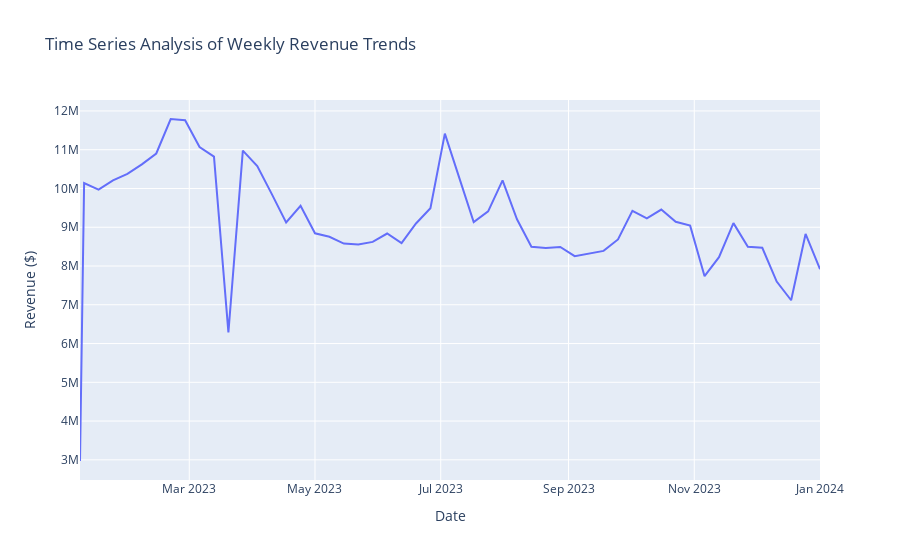
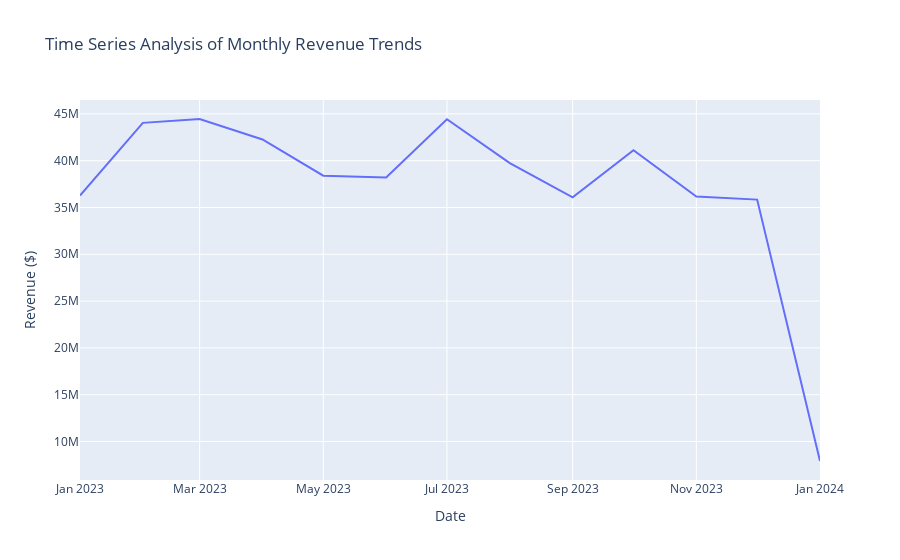

Notebook code for these charts, in order:
### Markdown cell above
Weekly & Monthly Revenue Trends (Whole market)

Theres a huge dip in march, but interestingly it only shows the sharp dip on the weekly chart. the monthly chart tells a different story. However, the last month shows significantly lower sales, likely due to a recall.

### Code cell
# Load data from the Weekly sheet
weekly_data = pd.read_excel('../Customer_Success_Engineer_-_Project_Data.xlsx', sheet_name='Weekly', header=1)

# Load data from the Monthly sheet
monthly_data = pd.read_excel('../Customer_Success_Engineer_-_Project_Data.xlsx', sheet_name='Monthly', header=1)

# Processing for weekly_data
weekly_data['Week'] = weekly_data['Week'].str.split(' - ').str[0].str.strip()
weekly_data['Week'] = pd.to_datetime(weekly_data['Week'], errors='coerce')
weekly_data.sort_values('Week', inplace=True)
weekly_revenue = weekly_data.groupby('Week')['Revenue'].sum().reset_index()

# Processing for monthly_data
# Combining 'Year' and 'Month' to form a datetime object
monthly_data['Month'] = pd.to_datetime(monthly_data['Year'].astype(str) + '-' + monthly_data['Month'], format='%Y-%B', errors='coerce')
monthly_data.sort_values('Month', inplace=True)
monthly_revenue = monthly_data.groupby('Month')['Revenue'].sum().reset_index()

# Plotting weekly revenue trends
fig_weekly = px.line(weekly_revenue, x='Week', y='Revenue',
              title='Time Series Analysis of Weekly Revenue Trends',
              labels={'Revenue': 'Total Revenue', 'Week': 'Date'})

fig_weekly.update_layout(xaxis_title='Date', yaxis_title='Revenue ($)')
fig_weekly.show()

# Plotting monthly revenue trends
fig_monthly = px.line(monthly_revenue, x='Month', y='Revenue',
              title='Time Series Analysis of Monthly Revenue Trends',
              labels={'Revenue': 'Total Revenue', 'Month': 'Date'})

fig_monthly.update_layout(xaxis_title='Date', yaxis_title='Revenue ($)')
fig_monthly.show()

### Figure 1 — Plotly figure (JSON) as saved in the notebook; plotly's stock layout.template omitted (floating-point values rounded to 4 significant figures)
{"data": [{"hovertemplate": "Date=%{x}<br>Total Revenue=%{y}<extra></extra>", "legendgroup": "", "line": {"color": "#636efa", "dash": "solid"}, "marker": {"symbol": "circle"}, "mode": "lines", "name": "", "orientation": "v", "showlegend": false, "type": "scatter", "x": ["2023-01-07T00:00:00", "2023-01-09T00:00:00", "2023-01-16T00:00:00", "2023-01-23T00:00:00", "2023-01-30T00:00:00", "2023-02-06T00:00:00", "2023-02-13T00:00:00", "2023-02-20T00:00:00", "2023-02-27T00:00:00", "2023-03-06T00:00:00", "2023-03-13T00:00:00", "2023-03-20T00:00:00", "2023-03-27T00:00:00", "2023-04-03T00:00:00", "2023-04-10T00:00:00", "2023-04-17T00:00:00", "2023-04-24T00:00:00", "2023-05-01T00:00:00", "2023-05-08T00:00:00", "2023-05-15T00:00:00", "2023-05-22T00:00:00", "2023-05-29T00:00:00", "2023-06-05T00:00:00", "2023-06-12T00:00:00", "2023-06-19T00:00:00", "2023-06-26T00:00:00", "2023-07-03T00:00:00", "2023-07-10T00:00:00", "2023-07-17T00:00:00", "2023-07-24T00:00:00", "2023-07-31T00:00:00", "2023-08-07T00:00:00", "2023-08-14T00:00:00", "2023-08-21T00:00:00", "2023-08-28T00:00:00", "2023-09-04T00:00:00", "2023-09-11T00:00:00", "2023-09-18T00:00:00", "2023-09-25T00:00:00", "2023-10-02T00:00:00", "2023-10-09T00:00:00", "2023-10-16T00:00:00", "2023-10-23T00:00:00", "2023-10-30T00:00:00", "2023-11-06T00:00:00", "2023-11-13T00:00:00", "2023-11-20T00:00:00", "2023-11-27T00:00:00", "2023-12-04T00:00:00", "2023-12-11T00:00:00", "2023-12-18T00:00:00", "2023-12-25T00:00:00", "2024-01-01T00:00:00"], "xaxis": "x", "y": [2970000.0, 10140000.0, 9970000.0, 10210000.0, 10380000.0, 10620000.0, 10900000.0, 11790000.0, 11760000.0, 11070000.0, 10820000.0, 6289000.0, 10980000.0, 10580000.0, 9861000.0, 9123000.0, 9552000.0, 8843000.0, 8754000.0, 8579000.0, 8557000.0, 8623000.0, 8839000.0, 8590000.0, 9097000.0, 9491000.0, 11420000.0, 10260000.0, 9133000.0, 9409000.0, 10210000.0, 9205000.0, 8498000.0, 8465000.0, 8491000.0, 8255000.0, 8322000.0, 8391000.0, 8686000.0, 9424000.0, 9231000.0, 9457000.0, 9142000.0, 9042000.0, 7739000.0, 8229000.0, 9107000.0, 8497000.0, 8471000.0, 7598000.0, 7117000.0, 8827000.0, 7919000.0], "yaxis": "y"}], "layout": {"legend": {"tracegroupgap": 0}, "title": {"text": "Time Series Analysis of Weekly Revenue Trends"}, "xaxis": {"anchor": "y", "domain": [0, 1], "title": {"text": "Date"}}, "yaxis": {"anchor": "x", "domain": [0, 1], "title": {"text": "Revenue ($)"}}}}

### Figure 2 — Plotly figure (JSON) as saved in the notebook; plotly's stock layout.template omitted (floating-point values rounded to 4 significant figures)
{"data": [{"hovertemplate": "Date=%{x}<br>Total Revenue=%{y}<extra></extra>", "legendgroup": "", "line": {"color": "#636efa", "dash": "solid"}, "marker": {"symbol": "circle"}, "mode": "lines", "name": "", "orientation": "v", "showlegend": false, "type": "scatter", "x": ["2023-01-01T00:00:00", "2023-02-01T00:00:00", "2023-03-01T00:00:00", "2023-04-01T00:00:00", "2023-05-01T00:00:00", "2023-06-01T00:00:00", "2023-07-01T00:00:00", "2023-08-01T00:00:00", "2023-09-01T00:00:00", "2023-10-01T00:00:00", "2023-11-01T00:00:00", "2023-12-01T00:00:00", "2024-01-01T00:00:00"], "xaxis": "x", "y": [36270000.0, 44040000.0, 44450000.0, 42260000.0, 38400000.0, 38210000.0, 44430000.0, 39740000.0, 36080000.0, 41120000.0, 36160000.0, 35840000.0, 7919000.0], "yaxis": "y"}], "layout": {"legend": {"tracegroupgap": 0}, "title": {"text": "Time Series Analysis of Monthly Revenue Trends"}, "xaxis": {"anchor": "y", "domain": [0, 1], "title": {"text": "Date"}}, "yaxis": {"anchor": "x", "domain": [0, 1], "title": {"text": "Revenue ($)"}}}}
